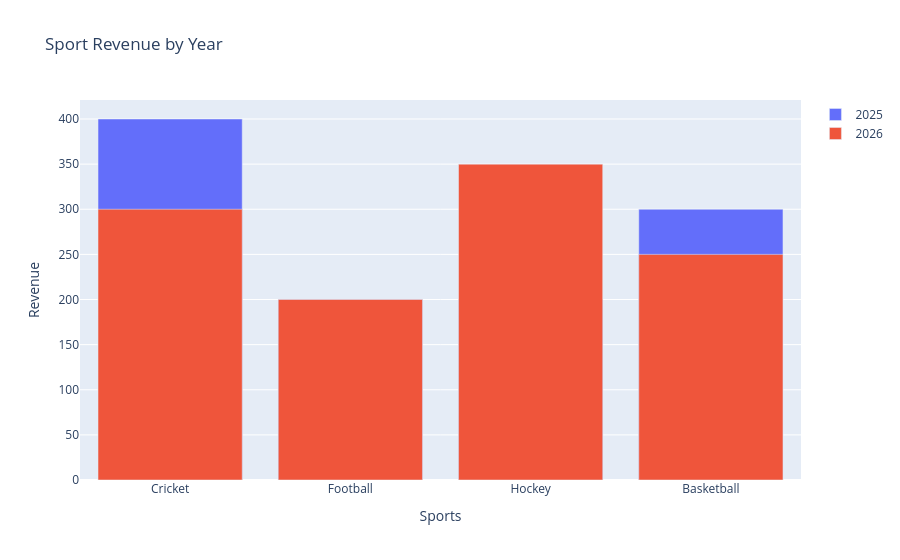

Notebook code cell kept with this figure:
### Code cell
label = ['Cricket','Football','Hockey','Basketball']
revenue = [400,200,200,300]
trace1 = go.Bar(x = label, y=revenue, name='2025')
trace2=go.Bar(x=label, y = [300,200,350,250],name='2026')
layout = go.Layout(title='Sport Revenue by Year', xaxis_title = 'Sports', 
                   yaxis_title = 'Revenue', barmode='overlay')
go.Figure(data =[trace1, trace2], layout=layout)

### Figure 1 — Plotly figure (JSON) as saved in the notebook; plotly's stock layout.template omitted (floating-point values rounded to 4 significant figures)
{"data": [{"name": "2025", "type": "bar", "x": ["Cricket", "Football", "Hockey", "Basketball"], "y": [400, 200, 200, 300]}, {"name": "2026", "type": "bar", "x": ["Cricket", "Football", "Hockey", "Basketball"], "y": [300, 200, 350, 250]}], "layout": {"barmode": "overlay", "title": {"text": "Sport Revenue by Year"}, "xaxis": {"title": {"text": "Sports"}}, "yaxis": {"title": {"text": "Revenue"}}}}
